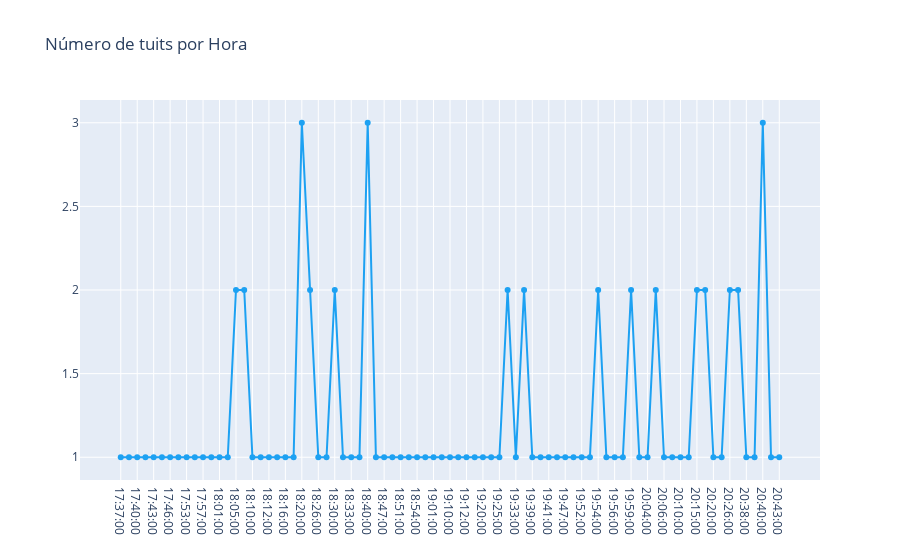

The notebook cell this image was saved under:
### Markdown cell above
###  `[5 pts]` : Punto 4: Una visualización sobre sus datos

### Code cell
import plotly.io as pio
import plotly.express as px
import plotly.graph_objs as go
from plotly.offline import download_plotlyjs, init_notebook_mode, plot, iplot

import matplotlib.pyplot as plt
%matplotlib inline
init_notebook_mode(connected=True)
data['fecha'] = data.date.dt.floor('T').dt.time

temp = pd.DataFrame(data.fecha.value_counts()).reset_index()
temp.columns = ['fecha', 'cnt']
temp = temp.sort_values('fecha')
trace = go.Scatter(x=temp.fecha.values,
                   y=temp.cnt.values,
                   text=[f"Fecha: {f}<br>Tuits: {c}" for f,c in zip(temp.fecha.values,temp.cnt.values)],
                   hoverinfo='text',
                   mode='lines+markers',
                   name='Días',
                   line={'color':'#1DA1F2'})

layout = go.Layout(title='Número de tuits por Hora')

fig = go.Figure(data=[trace], layout=layout)
iplot(fig)

### Figure 1 — Plotly figure (JSON) as saved in the notebook; plotly's stock layout.template omitted (floating-point values rounded to 4 significant figures)
{"data": [{"hoverinfo": "text", "line": {"color": "#1DA1F2"}, "mode": "lines+markers", "name": "Días", "text": ["Fecha: 17:37:00<br>Tuits: 1", "Fecha: 17:39:00<br>Tuits: 1", "Fecha: 17:40:00<br>Tuits: 1", "Fecha: 17:41:00<br>Tuits: 1", "Fecha: 17:43:00<br>Tuits: 1", "Fecha: 17:45:00<br>Tuits: 1", "Fecha: 17:46:00<br>Tuits: 1", "Fecha: 17:47:00<br>Tuits: 1", "Fecha: 17:53:00<br>Tuits: 1", "Fecha: 17:55:00<br>Tuits: 1", "Fecha: 17:57:00<br>Tuits: 1", "Fecha: 17:59:00<br>Tuits: 1", "Fecha: 18:01:00<br>Tuits: 1", "Fecha: 18:03:00<br>Tuits: 1", "Fecha: 18:05:00<br>Tuits: 2", "Fecha: 18:06:00<br>Tuits: 2", "Fecha: 18:10:00<br>Tuits: 1", "Fecha: 18:11:00<br>Tuits: 1", "Fecha: 18:12:00<br>Tuits: 1", "Fecha: 18:14:00<br>Tuits: 1", "Fecha: 18:16:00<br>Tuits: 1", "Fecha: 18:18:00<br>Tuits: 1", "Fecha: 18:20:00<br>Tuits: 3", "Fecha: 18:24:00<br>Tuits: 2", "Fecha: 18:26:00<br>Tuits: 1", "Fecha: 18:27:00<br>Tuits: 1", "Fecha: 18:30:00<br>Tuits: 2", "Fecha: 18:32:00<br>Tuits: 1", "Fecha: 18:33:00<br>Tuits: 1", "Fecha: 18:36:00<br>Tuits: 1", "Fecha: 18:40:00<br>Tuits: 3", "Fecha: 18:41:00<br>Tuits: 1", "Fecha: 18:47:00<br>Tuits: 1", "Fecha: 18:49:00<br>Tuits: 1", "Fecha: 18:51:00<br>Tuits: 1", "Fecha: 18:53:00<br>Tuits: 1", "Fecha: 18:54:00<br>Tuits: 1", "Fecha: 18:57:00<br>Tuits: 1", "Fecha: 19:01:00<br>Tuits: 1", "Fecha: 19:06:00<br>Tuits: 1", "Fecha: 19:10:00<br>Tuits: 1", "Fecha: 19:11:00<br>Tuits: 1", "Fecha: 19:12:00<br>Tuits: 1", "Fecha: 19:17:00<br>Tuits: 1", "Fecha: 19:20:00<br>Tuits: 1", "Fecha: 19:23:00<br>Tuits: 1", "Fecha: 19:25:00<br>Tuits: 1", "Fecha: 19:27:00<br>Tuits: 2", "Fecha: 19:33:00<br>Tuits: 1", "Fecha: 19:36:00<br>Tuits: 2", "Fecha: 19:39:00<br>Tuits: 1", "Fecha: 19:40:00<br>Tuits: 1", "Fecha: 19:41:00<br>Tuits: 1", "Fecha: 19:45:00<br>Tuits: 1", "Fecha: 19:47:00<br>Tuits: 1", "Fecha: 19:49:00<br>Tuits: 1", "Fecha: 19:52:00<br>Tuits: 1", "Fecha: 19:53:00<br>Tuits: 1", "Fecha: 19:54:00<br>Tuits: 2", "Fecha: 19:55:00<br>Tuits: 1", "Fecha: 19:56:00<br>Tuits: 1", "Fecha: 19:57:00<br>Tuits: 1", "Fecha: 19:59:00<br>Tuits: 2", "Fecha: 20:03:00<br>Tuits: 1", "Fecha: 20:04:00<br>Tuits: 1", "Fecha: 20:05:00<br>Tuits: 2", "Fecha: 20:06:00<br>Tuits: 1", "Fecha: 20:08:00<br>Tuits: 1", "Fecha: 20:10:00<br>Tuits: 1", "Fecha: 20:12:00<br>Tuits: 1", "Fecha: 20:15:00<br>Tuits: 2", "Fecha: 20:17:00<br>Tuits: 2", "Fecha: 20:20:00<br>Tuits: 1", "Fecha: 20:25:00<br>Tuits: 1", "Fecha: 20:26:00<br>Tuits: 2", "Fecha: 20:35:00<br>Tuits: 2", "Fecha: 20:38:00<br>Tuits: 1", "Fecha: 20:39:00<br>Tuits: 1", "Fecha: 20:40:00<br>Tuits: 3", "Fecha: 20:42:00<br>Tuits: 1", "Fecha: 20:43:00<br>Tuits: 1"], "type": "scatter", "x": ["17:37:00", "17:39:00", "17:40:00", "17:41:00", "17:43:00", "17:45:00", "17:46:00", "17:47:00", "17:53:00", "17:55:00", "17:57:00", "17:59:00", "18:01:00", "18:03:00", "18:05:00", "18:06:00", "18:10:00", "18:11:00", "18:12:00", "18:14:00", "18:16:00", "18:18:00", "18:20:00", "18:24:00", "18:26:00", "18:27:00", "18:30:00", "18:32:00", "18:33:00", "18:36:00", "18:40:00", "18:41:00", "18:47:00", "18:49:00", "18:51:00", "18:53:00", "18:54:00", "18:57:00", "19:01:00", "19:06:00", "19:10:00", "19:11:00", "19:12:00", "19:17:00", "19:20:00", "19:23:00", "19:25:00", "19:27:00", "19:33:00", "19:36:00", "19:39:00", "19:40:00", "19:41:00", "19:45:00", "19:47:00", "19:49:00", "19:52:00", "19:53:00", "19:54:00", "19:55:00", "19:56:00", "19:57:00", "19:59:00", "20:03:00", "20:04:00", "20:05:00", "20:06:00", "20:08:00", "20:10:00", "20:12:00", "20:15:00", "20:17:00", "20:20:00", "20:25:00", "20:26:00", "20:35:00", "20:38:00", "20:39:00", "20:40:00", "20:42:00", "20:43:00"], "y": [1, 1, 1, 1, 1, 1, 1, 1, 1, 1, 1, 1, 1, 1, 2, 2, 1, 1, 1, 1, 1, 1, 3, 2, 1, 1, 2, 1, 1, 1, 3, 1, 1, 1, 1, 1, 1, 1, 1, 1, 1, 1, 1, 1, 1, 1, 1, 2, 1, 2, 1, 1, 1, 1, 1, 1, 1, 1, 2, 1, 1, 1, 2, 1, 1, 2, 1, 1, 1, 1, 2, 2, 1, 1, 2, 2, 1, 1, 3, 1, 1]}], "layout": {"title": {"text": "Número de tuits por Hora"}}}
